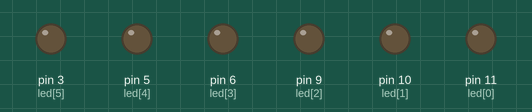
Recording of a sketch running on a simulated Arduino Uno, built with avr-gcc and run on an emulated ATmega328P. On the bench: output pins drawn as LEDs (lit = HIGH).

Above: at 0.15 s.
At 6.46 s:
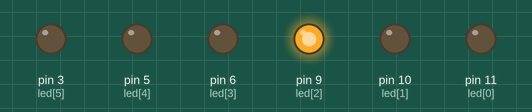
At 11.57 s:
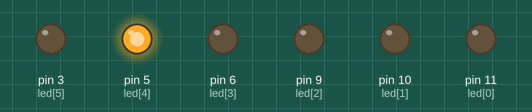
At 19.99 s:
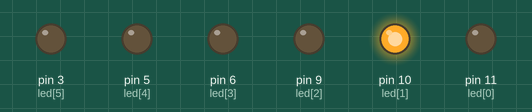
At 29.91 s:
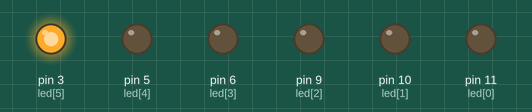
At 39.84 s:
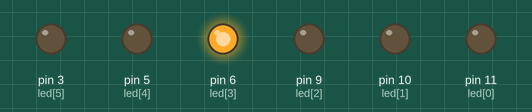
Timing chart, 0 to 40.0 s (numbered marks = the images above):
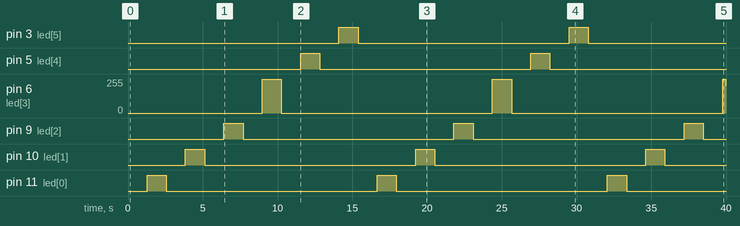

The sketch:

led_fade_array.ino
```cpp
// C++ code
//
/*
 * Project: LED Fade Array
 * Author : SATYAM KUMAR
 * Date   : 2026-07-04
 * Desc   : Fades an array of LEDs in and out one by one, in sequence.
 */

int led [] ={11,10,9,6,5,3};
void setup()
{
  for (int i = 0; i < 6; i++){
  pinMode (led[i], OUTPUT);
  }
}

void loop()
{
  for (int i = 0; i < 6; i++) {
    for (int b =0; b <= 255; b++){
    analogWrite(led[i], b);
      delay (5);}
      for (int b = 255; b >=0 ; b--){
      analogWrite(led[i],b);
      delay(5);
      }}}
```

Measured:
- by itself, pin 3 (led[5]), pin 5 (led[4]), pin 9 (led[2]), pin 10 (led[1]), pin 11 (led[0]): alternates HIGH for 1.3 s and LOW for 14.1 s
- by itself, pin 6 (led[3]): 0/255 → 255/255 at 9.0 s, → 0/255 1.3 s later, → 255/255 14.1 s later, → 0/255 1.3 s later, … (6 changes in this stretch)
